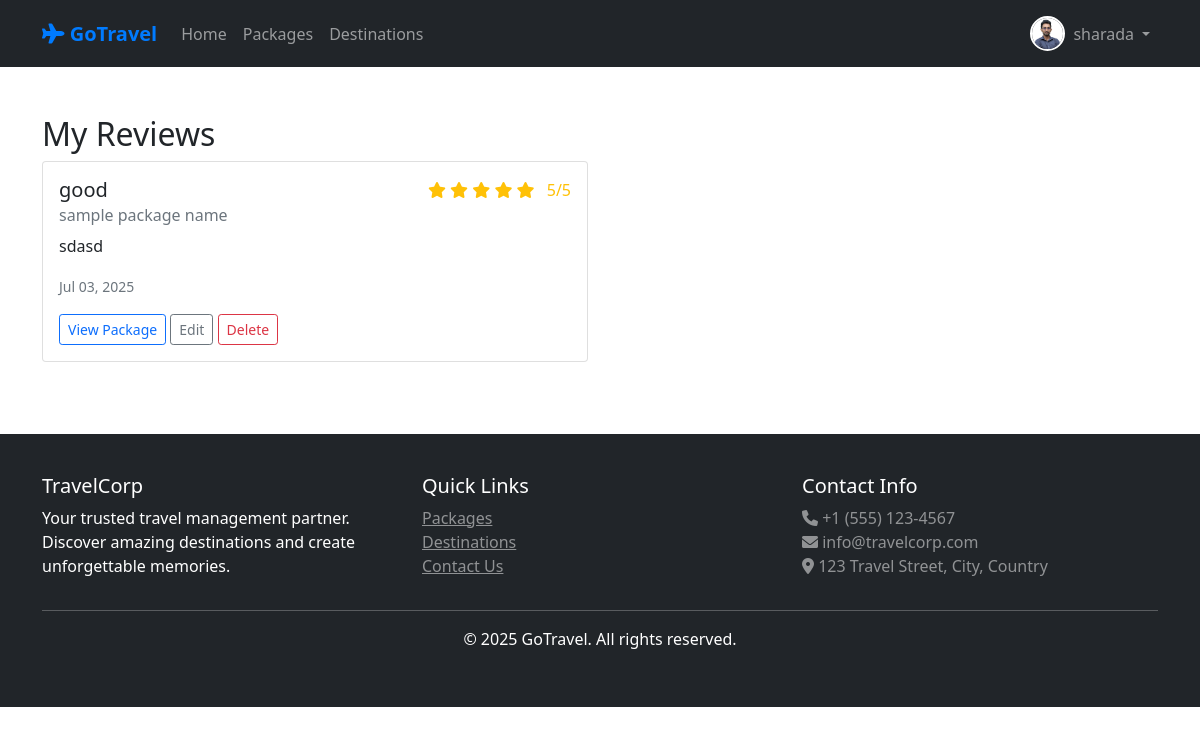
The page /reviews/ (signed in) on the database as committed earlier.
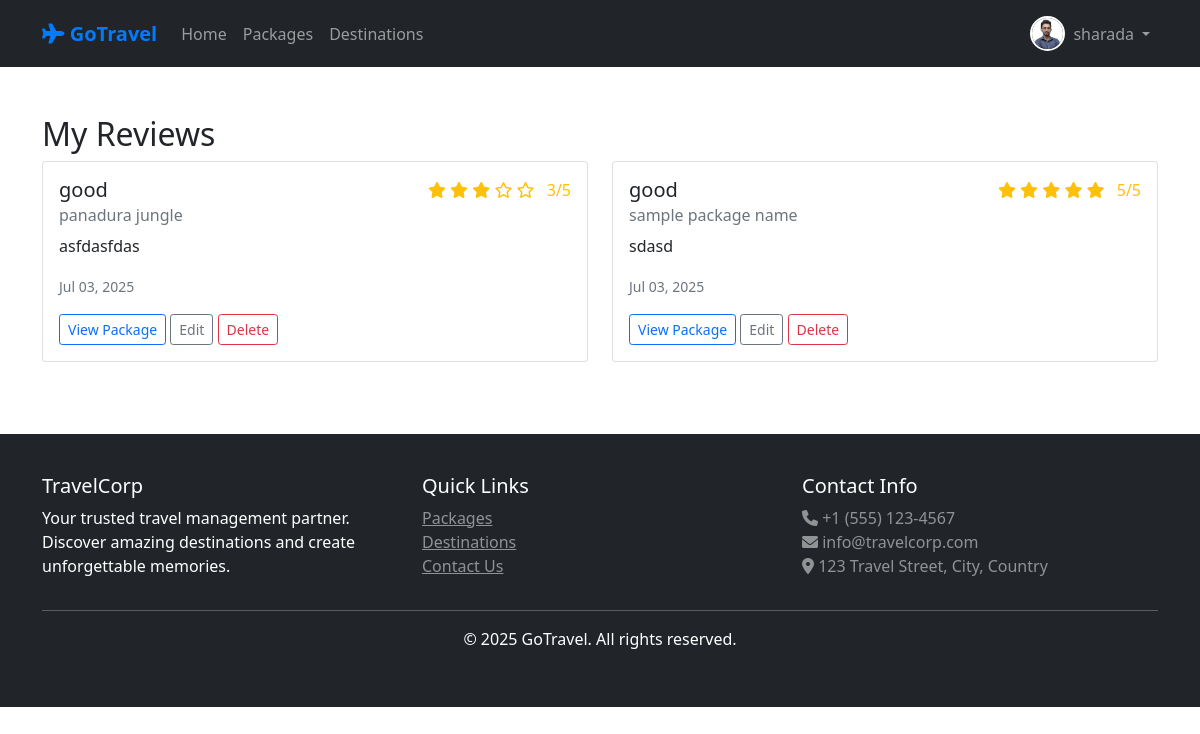
The same page on the database as committed later.
### travel/models.py (models this page shows, shortened)
class Review(models.Model):
    user = models.ForeignKey(User, on_delete=models.CASCADE)
    package = models.ForeignKey(Package, on_delete=models.CASCADE)
    rating = models.IntegerField(validators=[MinValueValidator(1), MaxValueValidator(5)])
    title = models.CharField(max_length=200)
    comment = models.TextField()
    created_at = models.DateTimeField(auto_now_add=True)
    class Meta:
        unique_together = ['user', 'package']

class Package(models.Model):
    PACKAGE_TYPES = [
        ('tour', 'Tour Package'),
        ('hotel', 'Hotel Package'),
        ('transport', 'Transport Package'),
        ('combo', 'Combo Package'),
    ]
    name = models.CharField(max_length=200)
    destination = models.ForeignKey(Destination, on_delete=models.CASCADE)
    package_type = models.CharField(max_length=20, choices=PACKAGE_TYPES)
    description = models.TextField()
    price = models.DecimalField(max_digits=10, decimal_places=2)
    duration_days = models.IntegerField()
    max_people = models.IntegerField()
    includes = models.TextField(help_text="What's included in the package")
    excludes = models.TextField(help_text="What's not included")
    image = models.ImageField(upload_to='packages/')
    is_active = models.BooleanField(default=True)
    is_featured = models.BooleanField(default=False, help_text="Mark as featured package")
    created_by = models.ForeignKey(User, on_delete=models.CASCADE)
    created_at = models.DateTimeField(auto_now_add=True)
    updated_at = models.DateTimeField(auto_now=True)

### travel/views.py (the view)
# urls.py: path('reviews/', views.my_reviews, name='my_reviews'),
@login_required
def my_reviews(request):
    try:
        reviews = Review.objects.filter(user=request.user).order_by('-created_at')
    except:
        reviews = []
    template = loader.get_template('travel/my_reviews.html')
    context = {
        'reviews': reviews,
    }
    return HttpResponse(template.render(context, request))

### travel/context_processors.py (called while the page is built)
def user_profile(request):
    if request.user.is_authenticated:
        try:
            profile, created = UserProfile.objects.get_or_create(user=request.user)
            return {'user_profile': profile}
        except:
            return {'user_profile': None}
    return {'user_profile': None}

### travel/templates/travel/my_reviews.html (shortened to what this page needs)
{% extends 'travel/base.html' %}
{% block content %}
<div class="container my-5">
    <h2>My Reviews</h2>
    {% if reviews %}
    <div class="row">
        {% for review in reviews %}
        <div class="col-md-6 mb-4">
            <div class="card h-100">
                <div class="card-body">
                    <div class="d-flex justify-content-between align-items-start">
                        <div>
                            <h5 class="card-title">{{ review.title }}</h5>
                            <h6 class="card-subtitle mb-2 text-muted">{{ review.package.name }}</h6>
                        </div>
                        <div class="rating">
                            {% for i in "12345" %}
                            {% if forloop.counter <= review.rating %} <i class="fas fa-star text-warning"></i>
                                {% else %}
                                <i class="far fa-star text-warning"></i>
                                {% endif %}
                                {% endfor %}
                                <span class="ms-2">{{ review.rating }}/5</span>
                        </div>
                    </div>
                    <p class="card-text">{{ review.comment|truncatewords:30 }}</p>
                    <small class="text-muted">{{ review.created_at|date:"M d, Y" }}</small>
                    <div class="mt-3">
                        <a href="{% url 'package_detail' review.package.id %}"
                            class="btn btn-sm btn-outline-primary">View Package</a>
                        <a href="{% url 'write_review' review.package.id %}"
                            class="btn btn-sm btn-outline-secondary">Edit</a>
                        <a href="{% url 'delete_review' review.id %}" class="btn btn-sm btn-outline-danger"
                            onclick="return confirm('Are you sure you want to delete this review?')">Delete</a>
                    </div>
                </div>
            </div>
        </div>
        {% endfor %}
    </div>
    {% else %}
    <div class="alert alert-info">
        <h4>No reviews yet</h4>
        <p>You haven't written any reviews yet. <a href="{% url 'package_list' %}">Browse packages</a> to start writing
            reviews!</p>
    </div>
    {% endif %}
</div>
{% endblock %}

Rows that differ between the two databases and show on the page:
added Review: title "good", package.name "panadura jungle", rating "3", comment "asfdasfdas", created_at "Jul 03, 2025"
